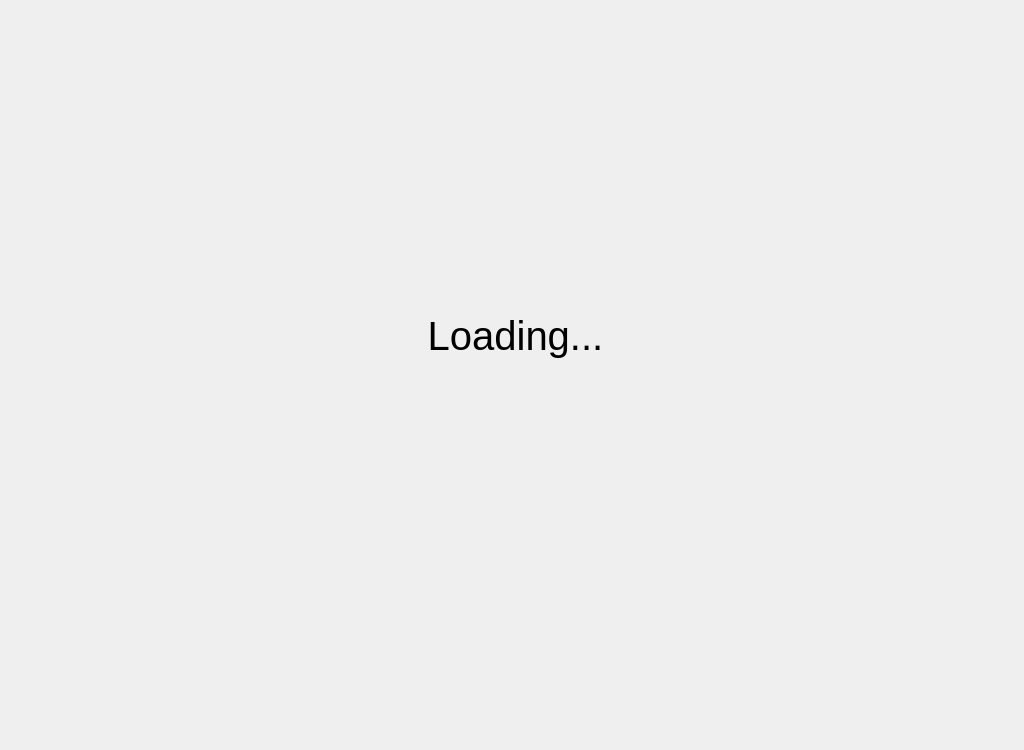
<?xml version="1.0" encoding="UTF-8"?>
<ui version="4.0">
 <class>CubeMapTextureBrowser</class>
 <widget class="QDialog" name="CubeMapTextureBrowser">
  <property name="geometry">
   <rect>
    <x>0</x>
    <y>0</y>
    <width>1024</width>
    <height>750</height>
   </rect>
  </property>
  <property name="sizePolicy">
   <sizepolicy hsizetype="Fixed" vsizetype="Fixed">
    <horstretch>0</horstretch>
    <verstretch>0</verstretch>
   </sizepolicy>
  </property>
  <property name="minimumSize">
   <size>
    <width>1024</width>
    <height>750</height>
   </size>
  </property>
  <property name="maximumSize">
   <size>
    <width>1024</width>
    <height>750</height>
   </size>
  </property>
  <property name="windowTitle">
   <string>Cubemap Texture Browser</string>
  </property>
  <widget class="QLineEdit" name="textRootPath">
   <property name="geometry">
    <rect>
     <x>10</x>
     <y>10</y>
     <width>671</width>
     <height>26</height>
    </rect>
   </property>
   <property name="readOnly">
    <bool>true</bool>
   </property>
  </widget>
  <widget class="QPushButton" name="buttonSelectRootPath">
   <property name="geometry">
    <rect>
     <x>685</x>
     <y>11</y>
     <width>24</width>
     <height>24</height>
    </rect>
   </property>
   <property name="toolTip">
    <string>Open directory</string>
   </property>
   <property name="text">
    <string/>
   </property>
   <property name="icon">
    <iconset resource="QtIcons.qrc">
     <normaloff>:/QtIcons/openscene.png</normaloff>:/QtIcons/openscene.png</iconset>
   </property>
   <property name="iconSize">
    <size>
     <width>32</width>
     <height>32</height>
    </size>
   </property>
   <property name="autoDefault">
    <bool>false</bool>
   </property>
   <property name="flat">
    <bool>false</bool>
   </property>
  </widget>
  <widget class="QPushButton" name="buttonCreateCube">
   <property name="geometry">
    <rect>
     <x>740</x>
     <y>11</y>
     <width>24</width>
     <height>24</height>
    </rect>
   </property>
   <property name="toolTip">
    <string>Create cubemap texture</string>
   </property>
   <property name="text">
    <string/>
   </property>
   <property name="icon">
    <iconset resource="QtIcons.qrc">
     <normaloff>:/QtIcons/newscene.png</normaloff>:/QtIcons/newscene.png</iconset>
   </property>
  </widget>
  <widget class="QListWidget" name="listTextures">
   <property name="geometry">
    <rect>
     <x>10</x>
     <y>40</y>
     <width>1000</width>
     <height>683</height>
    </rect>
   </property>
   <property name="horizontalScrollBarPolicy">
    <enum>Qt::ScrollBarAlwaysOff</enum>
   </property>
  </widget>
  <widget class="QLabel" name="label">
   <property name="geometry">
    <rect>
     <x>270</x>
     <y>210</y>
     <width>611</width>
     <height>281</height>
    </rect>
   </property>
   <property name="font">
    <font>
     <pointsize>16</pointsize>
    </font>
   </property>
   <property name="text">
    <string>There are no cubemap textures here. Try to create a new one or switch to another directory. </string>
   </property>
   <property name="textFormat">
    <enum>Qt::AutoText</enum>
   </property>
   <property name="alignment">
    <set>Qt::AlignCenter</set>
   </property>
   <property name="wordWrap">
    <bool>true</bool>
   </property>
  </widget>
  <widget class="QPushButton" name="buttonReload">
   <property name="geometry">
    <rect>
     <x>713</x>
     <y>11</y>
     <width>24</width>
     <height>24</height>
    </rect>
   </property>
   <property name="toolTip">
    <string>Reload current directory</string>
   </property>
   <property name="text">
    <string/>
   </property>
   <property name="icon">
    <iconset resource="QtIcons.qrc">
     <normaloff>:/QtIcons/refresh.png</normaloff>:/QtIcons/refresh.png</iconset>
   </property>
   <property name="iconSize">
    <size>
     <width>32</width>
     <height>32</height>
    </size>
   </property>
   <property name="autoDefault">
    <bool>false</bool>
   </property>
   <property name="flat">
    <bool>false</bool>
   </property>
  </widget>
  <widget class="QLabel" name="selectedItemsStatus">
   <property name="geometry">
    <rect>
     <x>10</x>
     <y>730</y>
     <width>1001</width>
     <height>16</height>
    </rect>
   </property>
   <property name="text">
    <string/>
   </property>
  </widget>
  <widget class="QPushButton" name="buttonRemove">
   <property name="geometry">
    <rect>
     <x>985</x>
     <y>11</y>
     <width>24</width>
     <height>24</height>
    </rect>
   </property>
   <property name="toolTip">
    <string>Delete selected cubemap textures</string>
   </property>
   <property name="text">
    <string/>
   </property>
   <property name="icon">
    <iconset resource="QtIcons.qrc">
     <normaloff>:/QtTools/Icons/close-10.png</normaloff>:/QtTools/Icons/close-10.png</iconset>
   </property>
   <property name="iconSize">
    <size>
     <width>32</width>
     <height>32</height>
    </size>
   </property>
   <property name="autoDefault">
    <bool>false</bool>
   </property>
   <property name="flat">
    <bool>false</bool>
   </property>
  </widget>
  <widget class="QWidget" name="loadingWidget" native="true">
   <property name="geometry">
    <rect>
     <x>0</x>
     <y>0</y>
     <width>1024</width>
     <height>751</height>
    </rect>
   </property>
   <property name="cursor">
    <cursorShape>ArrowCursor</cursorShape>
   </property>
   <property name="autoFillBackground">
    <bool>true</bool>
   </property>
   <widget class="QLabel" name="label_2">
    <property name="geometry">
     <rect>
      <x>410</x>
      <y>310</y>
      <width>211</width>
      <height>51</height>
     </rect>
    </property>
    <property name="font">
     <font>
      <pointsize>30</pointsize>
     </font>
    </property>
    <property name="frameShape">
     <enum>QFrame::NoFrame</enum>
    </property>
    <property name="text">
     <string>Loading...</string>
    </property>
    <property name="alignment">
     <set>Qt::AlignCenter</set>
    </property>
   </widget>
  </widget>
  <zorder>textRootPath</zorder>
  <zorder>buttonSelectRootPath</zorder>
  <zorder>buttonCreateCube</zorder>
  <zorder>label</zorder>
  <zorder>listTextures</zorder>
  <zorder>buttonReload</zorder>
  <zorder>selectedItemsStatus</zorder>
  <zorder>buttonRemove</zorder>
  <zorder>loadingWidget</zorder>
 </widget>
 <resources>
  <include location="QtIcons.qrc"/>
 </resources>
 <connections/>
</ui>
